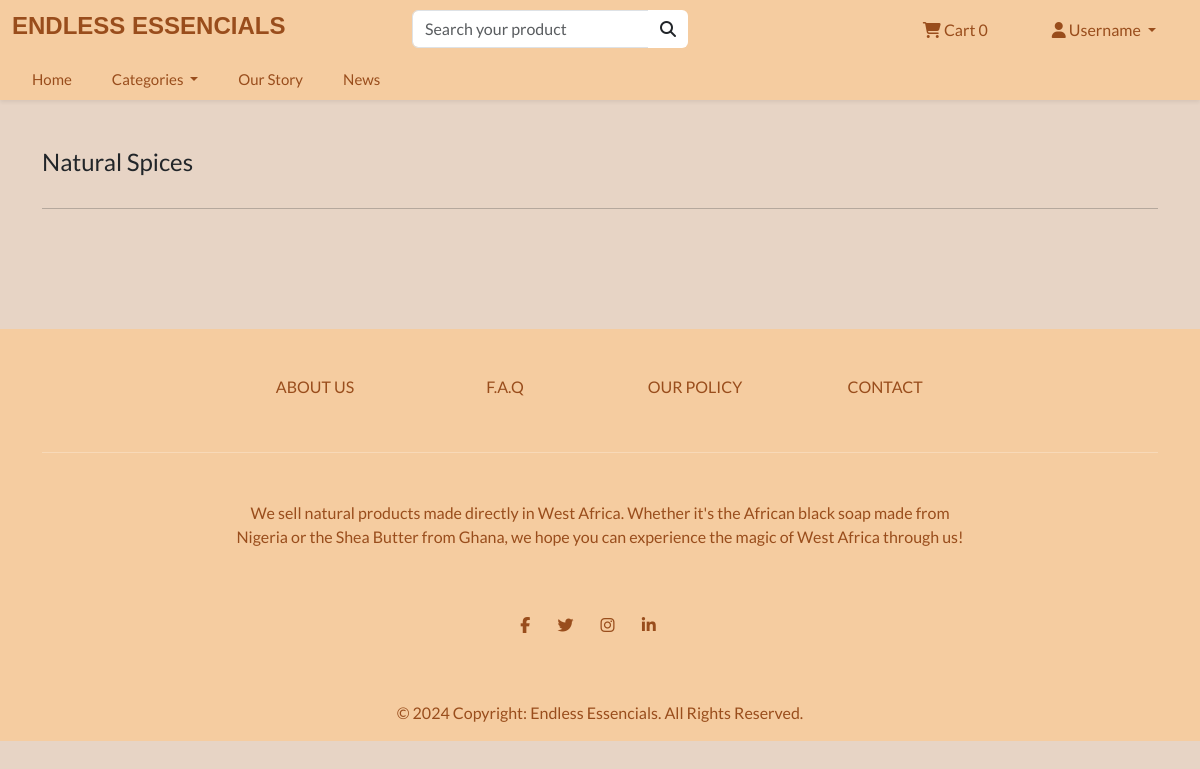
Page /search/natural-spices/ on the earlier database version.
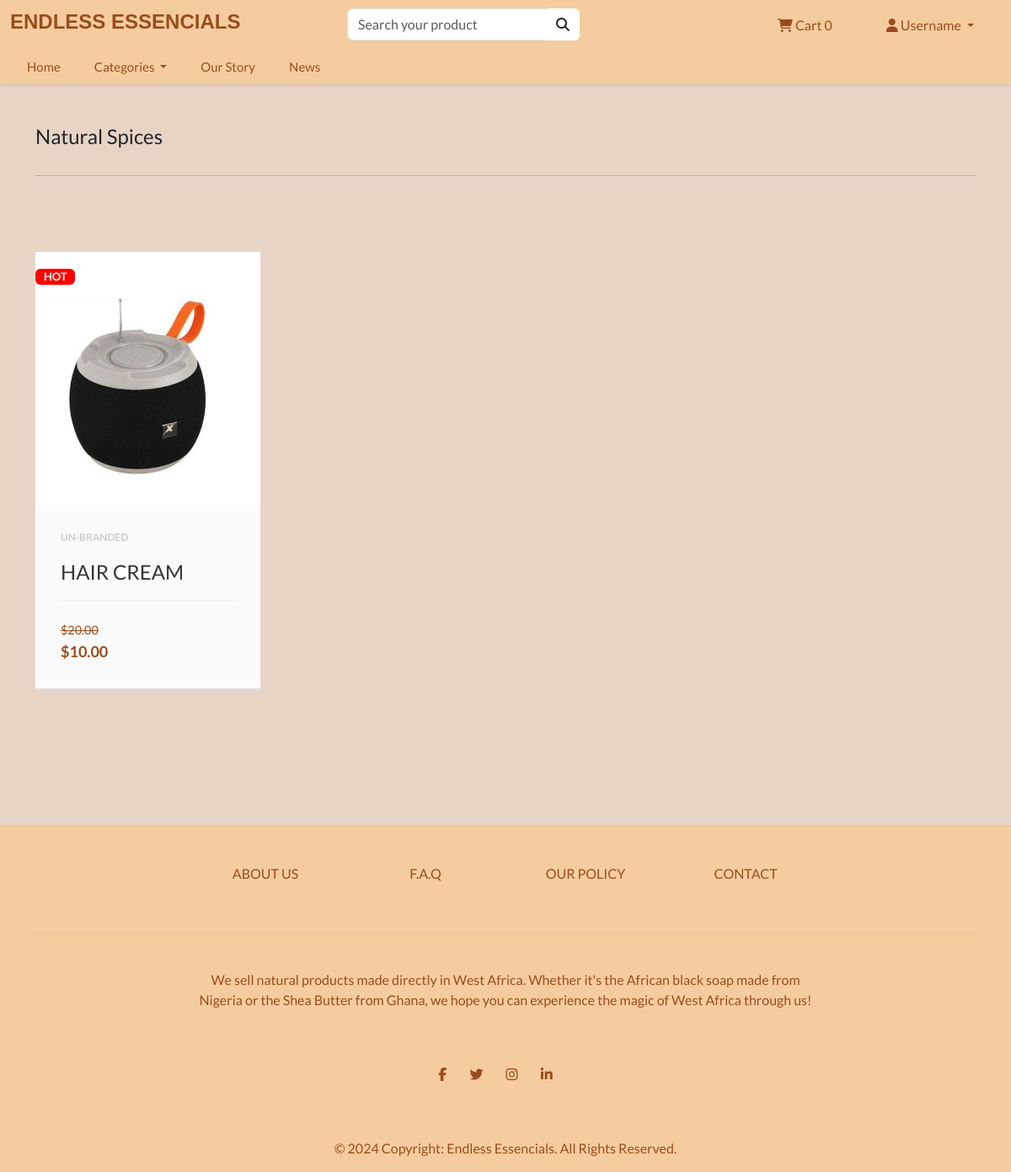
Same page on the later database version.
### store/models.py (models this page shows, shortened)
class Category(models.Model):
    name = models.CharField(max_length=250)
    slug = models.SlugField(max_length=250, unique=True)
    class Meta:
        verbose_name_plural = 'categories'
    def get_absolute_url(self):
        return reverse('list-category', args=[self.slug])

class Product(models.Model):
    category = models.ForeignKey(Category, related_name='product', on_delete=models.CASCADE, null=True)
    title = models.CharField(max_length=250)
    brand = models.CharField(max_length=250, default="un-branded")
    description = models.TextField(blank=True)
    slug = models.SlugField(max_length=50)
    previous_price = models.DecimalField(max_digits=4, decimal_places=2, default=0, null=True)
    price = models.DecimalField(max_digits=4, decimal_places=2)
    image = models.ImageField(upload_to="images/")
    date_added = models.DateTimeField(auto_now=True)
    class Meta:
        verbose_name_plural = "products"

### store/views.py (the view)
# urls.py: path('search/<slug:category_slug>/', views.list_category, name='list-category'),
def list_category(request, category_slug=None):
    category = get_object_or_404(Category, slug=category_slug)
    products = Product.objects.filter(category=category)
    return render(request, 'store/list-category.html', {'category':category, 'products':products})

### cart/cart.py (called while the page is built)
    def __len__(self):
        return sum(item['qty'] for item in self.cart.values())

### cart/context_processors.py (called while the page is built)
def cart(request):
    return{'cart': Cart(request)}

### store/views.py (called while the page is built)
def categories(request):
    all_categories = Category.objects.all()
    return {'all_categories': all_categories}

### store/templates/store/list-category.html
{% extends "./base.html" %}
{% load static %}
{% block content %}
<main>
  <div class="album py-5" data-aos="fade-up">
    <div class="container">
      <div class="pb-3 h4"> {{ category.name | capfirst }} </div>
      <hr>
      <br>
      <div class="row g-3" data-aos="fade-down">
        {% for product in products %}
        <div class="col-lg-3 col-md-4 col-sm-6 col-xs-6 pb-3 d-flex justify-content-center">
          <div class="product-card" data-aos="fade-up">
            <div class="badge">Hot</div>
            <div class="product-tumb">
              <img src="{{ product.image.url }}" height="300px" width="100%" alt="alima">
            </div>
            <div class="product-details">
              <span class="product-catagory">{{ product.brand }}</span>
              <h4><a href="{% url 'product-info' product.slug %}">{{product.title | capfirst }}</a></h4>
              <div class="product-bottom-details">
                <div class="product-price"><small>${{ product.previous_price }}</small>${{ product.price }}</div>
              </div>
            </div>
          </div>
        </div>
        {% endfor %}
      </div>
    </div>
  </div>
</main>
{% endblock %}

### store/templates/store/base.html (shortened to what this page needs)
{% load static %}
<!DOCTYPE html>
<html>
  <head>
    <link rel="stylesheet" href="https://unpkg.com/aos@next/dist/aos.css" />
    <link rel="stylesheet" href="https://cdnjs.cloudflare.com/ajax/libs/font-awesome/6.4.2/css/all.min.css"
 />
    <link
      rel="stylesheet"
      href="https://bootswatch.com/5/flatly/bootstrap.min.css"
    />
    <link
      rel="stylesheet"
      href="https://cdnjs.cloudflare.com/ajax/libs/font-awesome/4.7.0/css/font-awesome.min.css"
    />
    <link rel="stylesheet" href="{% static 'store/styles.css' %}" />
  </head>
  <body>
        <div class="main-navbar shadow-sm sticky-top">
          <div class="top-navbar">
            <div class="container-fluid">
              <div class="row">
                <div class="col-md-4 my-auto d-none d-sm-none d-md-block d-lg-block">
                  <h4 class="brand-name">ENDLESS ESSENCIALS</h4>
                </div>
                <div class="col-md-3 ml-auto">
                  <form action="{% url 'store' %}" role="search">
                    <div class="input-group">
                      <input type="text" placeholder="Search your product" name="search" class="form-control" />
                      <button class="btn bg-white" type="submit">
                        <i class="fa fa-search"></i>
                      </button>
                    </div>
                  </form>
                </div>
                <div class="col-md-5 my-auto">
                  <ul class="nav justify-content-end">
                    <li class="nav-item">
                      <a class="nav-link" class="pt-3 p-2" type="button" role="button" href="{% url 'cart-summary' %}">
                        <i class="fa fa-shopping-cart"></i> Cart
                        <div id="cart-qty" class="cart__header__desktop d-inline-flex">
                          {% with qty_amount=cart|length %} {% if qty_amount > 0 %}
                          <span>{{ qty_amount }}</span>
                          {% else %}
                          <span>0</span>
                          {% endif %} {% endwith %}
                        </div>
                      </a>
                    </li>
                    <li class="nav-item dropdown">
                      {% if user.is_authenticated %}
                        <a class="nav-link dropdown-toggle" href="#" id="navbarDropdown" role="button" data-bs-toggle="dropdown"
                          aria-expanded="false">
                          <i class="fa fa-user"></i> {{ user.username }}
                        </a>
                        <ul class="dropdown-menu" aria-labelledby="navbarDropdown">
                          <li><a class="dropdown-item" href="{% url 'track-orders' %}"><i class="fa fa-list"></i> My Orders</a></li>
                          <li><a class="dropdown-item" href="{% url 'cart-summary' %}"><i class="fa fa-shopping-cart"></i> My Cart</a></li>
                          <li><a class="dropdown-item" href="{% url 'user-logout' %}"><i class="fa fa-sign-out"></i> Logout</a></li>
                        </ul>
                      {% else %}
                        <a class="nav-link dropdown-toggle" href="#" id="navbarDropdown" role="button" data-bs-toggle="dropdown"
                          aria-expanded="false">
                          <i class="fa fa-user"></i> Username
                        </a>
                      {% endif %}
                    </li>
                  </ul>
                </div>
              </div>
            </div>
          </div>
          <nav class="navbar navbar-expand-lg">
            <div class="container-fluid">
              <div class="collapse navbar-collapse" id="navbarSupportedContent">
                <ul class="navbar-nav me-auto mb-2 mb-lg-0">
                  <li class="nav-item">
                    <a class="nav-link" href="{% url 'index' %}">Home</a>
                  </li>
                  <li class="nav-item dropdown">
                    <a class="nav-link dropdown-toggle" href="#" id="navbarDropdown" role="button" data-toggle="dropdown"
                      aria-haspopup="true" aria-expanded="false">
                      Categories
                    </a>
                  </li>
                  <li class="nav-item">
                    <a class="nav-link" href="{% url 'our-story' %}">Our Story</a>
                  </li>
                  <li class="nav-item">
                    <a class="nav-link" href="{% url 'our-news' %}">News</a>
                  </li>
                </ul>
              </div>
            </div>
          </nav>
        </div>
    {% block content %} {% endblock %}
    <div data-aos="fade-down">
      <footer class="text-center text-white" style="background-color: #f5cca0">
        <div class="container">
          <section class="mt-5">
            <div
              class="row text-center d-flex justify-content-center pt-5"
              style="color: #994d1c"
            >
              <div class="col-md-2">
                <h6 class="text-uppercase font-weight-bold">
                  <a href="{% url 'about-page' %}" class="">About us</a>
                </h6>
              </div>
              <div class="col-md-2">
                <h6 class="text-uppercase font-weight-bold">
                  <a href="{% url 'faq' %}" class="">F.A.Q</a>
                </h6>
              </div>
              <div class="col-md-2">
                <h6 class="text-uppercase font-weight-bold">
                  <a href="{% url 'our-policy' %}" class="">Our Policy</a>
                </h6>
              </div>
              <div class="col-md-2">
                <h6 class="text-uppercase font-weight-bold">
                  <a href="{% url 'contact' %}" class="">Contact</a>
                </h6>
              </div>
            </div>
          </section>
          <hr class="my-5" />
          <section class="mb-5">
            <div class="row d-flex justify-content-center">
              <div class="col-lg-8">
                <p style="color: #994d1c">
                  We sell natural products made directly in West Africa. Whether
                  it's the African black soap made from Nigeria or the Shea
                  Butter from Ghana, we hope you can experience the magic of
                  West Africa through us!
                </p>
              </div>
            </div>
          </section>
          <section class="text-center mb-5">
            <a
              href="https://www.facebook.com/alima.dadzie.9?mibextid=LQQJ4d"
              class="text-white me-4"
            >
              <i class="fa fa-facebook-f i"></i>
            </a>
            <a
              href="https://x.com/_timelesse/status/1732935934692266332?s=46&t=05Eb6Il3UJqhyXNHPUHFWg"
              class="text-white me-4"
            >
              <i class="fa fa-twitter i"></i>
            </a>
            <a
              href="https://www.instagram.com/endless_essencials?igsh=OGQ5ZDc2ODk2ZA%3D%3D&utm_source=qr"
              class="text-white me-4"
            >
              <i class="fa fa-instagram i"></i>
            </a>
            <a href="" class="text-white me-4">
              <i class="fa fa-linkedin i"></i>
            </a>
          </section>
        </div>
        <div
          style="color: #994d1c"
          class="text-center p-3"
          style="background-color: rgba(0, 0, 0, 0.2)"
        >
          © 2024 Copyright:
          <a style="color: #994d1c">Endless Essencials. All Rights Reserved.</a>
        </div>
      </footer>
    </div>
  </body>
</html>

### store/static/store/styles.css (style rules this page uses)
:root { --mainColor: #F5CCA0; --light:#e7d4c5; --white:#fff; }
body { background-color: var(--light); }
.dropdown { position: relative; display: inline-block; }
.btn { background-color: #994D1C; border: none; }
li { list-style: none; }
a { text-decoration: none; cursor: pointer; color: #994D1C; transition: 0.4s; }
.i { color: #994D1C; transition: 0.4s; }
body { overflow-x: hidden; }
.product-card { width: 380px; position: relative; box-shadow: 0 2px 7px #dfdfdf; margin: 50px auto; background: #fafafa; }
.badge { position: absolute; left: 0; top: 20px; text-transform: uppercase; font-size: 13px; font-weight: 700; background: red; color: #fff; padding: 3px 10px; }
.product-tumb { display: flex; align-items: center; justify-content: center; height: 300px; background: #f0f0f0; }
.product-tumb img { max-width: 100%; max-height: 100%; }
.product-details { padding: 30px; }
.product-catagory { display: block; font-size: 12px; font-weight: 700; text-transform: uppercase; color: #ccc; margin-bottom: 18px; }
.product-details h4 a { font-weight: 500; display: block; margin-bottom: 18px; text-transform: uppercase; color: #363636; text-decoration: none; transition: 0.3s; }
.product-bottom-details { overflow: hidden; border-top: 1px solid #eee; padding-top: 20px; }
.product-bottom-details div { float: left; width: 50%; }
.product-price { font-size: 18px; color: #994D1C; font-weight: 600; }
.product-price small { font-size: 80%; font-weight: 400; text-decoration: line-through; display: inline-block; margin-right: 5px; }

### store/templates/store/base.html (style rules this page uses)
.main-navbar { border-bottom: 1px solid #f5cca0; }
.main-navbar .top-navbar { background-color: #f5cca0; padding-top: 10px; padding-bottom: 10px; }
.main-navbar .top-navbar .brand-name { color: #994D1C; font-weight: 900; font-family: 'Franklin Gothic Medium', 'Arial Narrow', Arial, sans-serif; }
.main-navbar .top-navbar .nav-link { color: #994D1C; font-size: 16px; font-weight: 500; }
.main-navbar .navbar { padding: 0px; background-color: #f5cca0; }
.main-navbar .navbar .nav-item .nav-link { padding: 8px 20px; color: #994D1C; font-size: 15px; }

Differences in the rows shown:
added Product: image (picture), brand "UN-BRANDED", title "HAIR CREAM", previous_price "20.00", price "10.00"
